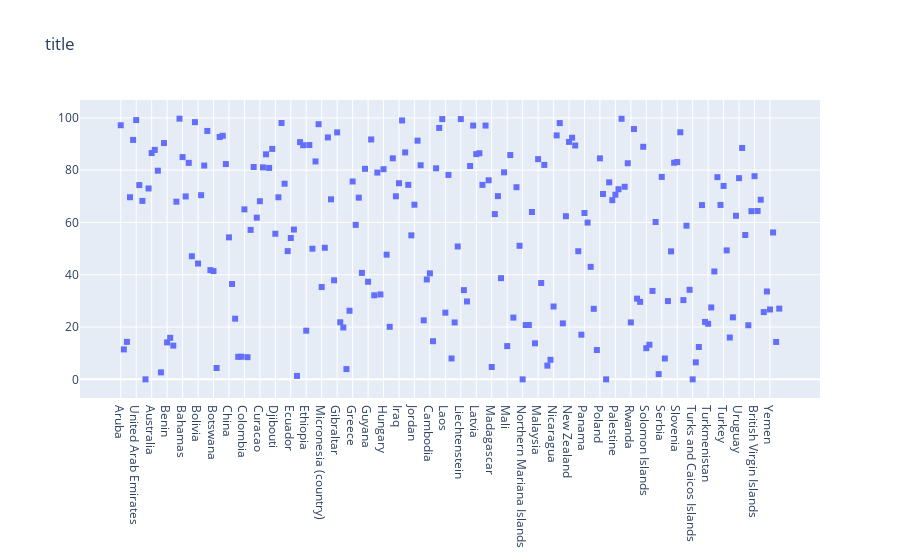

The code cell stored with this chart in its notebook:
### Code cell
fig = go.Figure(data=go.Scatter(
    x=df['Country'],
    y=df['Percentage'],
    mode='markers',
    marker=dict(
        symbol="square",
        sizemode="area", # area
        #size=marker_size,
        #sizeref=sizeref, # max(df[column])*0.01
        #color="Year"),
        #name=name, # legend
        #text=data, # hover text
        #hovertemplate=hovertemplate,
)))

fig.update_layout(title="title")

fig.show()

### Figure 1 — Plotly figure (JSON) as saved in the notebook; plotly's stock layout.template omitted (floating-point values rounded to 4 significant figures; data arrays with more than 128 entries replaced by an {"elided": "..."} marker saying what was removed)
{"data": [{"marker": {"sizemode": "area", "symbol": "square"}, "mode": "markers", "type": "scatter", "x": {"elided": "214 str values"}, "y": {"elided": "214 float values"}}], "layout": {"autosize": true, "title": {"text": "title"}, "xaxis": {"autorange": true, "range": [-12.79, 225.8], "type": "category"}, "yaxis": {"autorange": true, "range": [-9.071, 108.8], "type": "linear"}}}
